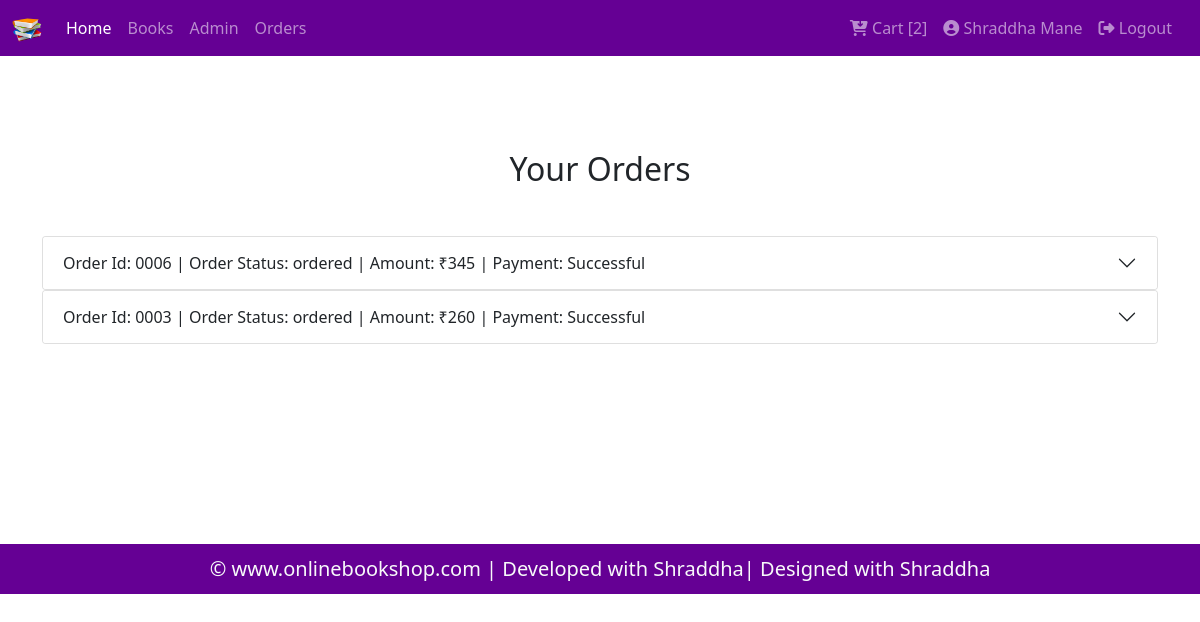
The app's page /order.php (signed in) with its own data.
### tables this page shows
CREATE TABLE `orders` (
  `id` int(11) NOT NULL,
  `user_id` int(11) NOT NULL,
  `status` varchar(100) NOT NULL,
  `total_amount` decimal(10,0) NOT NULL,
  `payment_status` varchar(100) NOT NULL
);

### order.php (the view, shortened to what this page needs)
<?php include('header.php');
include "db/config.php";
?>
<div class="container" style="margin-top:150px; margin-bottom: 200px;">
    <h2 class="text-center mb-5">Your Orders </h2>
    <?php
        $user_id = $_SESSION['user']['id'];
        $sql = "select * from orders where user_id = $user_id order by id desc";
        $res1 = mysqli_query($conn, $sql);
        if($res1 == TRUE)
        {
            $count1 = mysqli_num_rows($res1);
            if($count1 > 0)
            {
                while($rows = mysqli_fetch_assoc($res1) )
                {
                    ?>
                    <div class="accordion" id="accordionExample">
                    <div class="accordion-item">
                        <h2 class="accordion-header" id="h<?php echo $rows['id']; ?>">
                        <button class="accordion-button collapsed" type="button" data-bs-toggle="collapse" data-bs-target="#c<?php echo $rows['id'];?>" aria-expanded="true" aria-controls="collapseOne">
                            Order Id: 000<?php echo $rows['id']; ?> | Order Status: <?php echo $rows['status']; ?> | Amount: ₹<?php echo $rows['total_amount']; ?> | Payment: <?php echo $rows['payment_status']; ?>
                        </button>
                        </h2>
                    </div>
                </div>
                    <?php
                }
            }
        }
?>
</div>
<?php include('footer.php') ?>

### css/style.css (style rules this page uses)
* { margin: 0; padding: 0; box-sizing: border-box; }

### records on screen
orders: id "6", status "ordered", total_amount "345", payment_status "Successful"
orders: id "3", status "ordered", total_amount "260", payment_status "Successful"

### other values on screen
$cartItemCount "2"
$user['name'] "Shraddha Mane"
